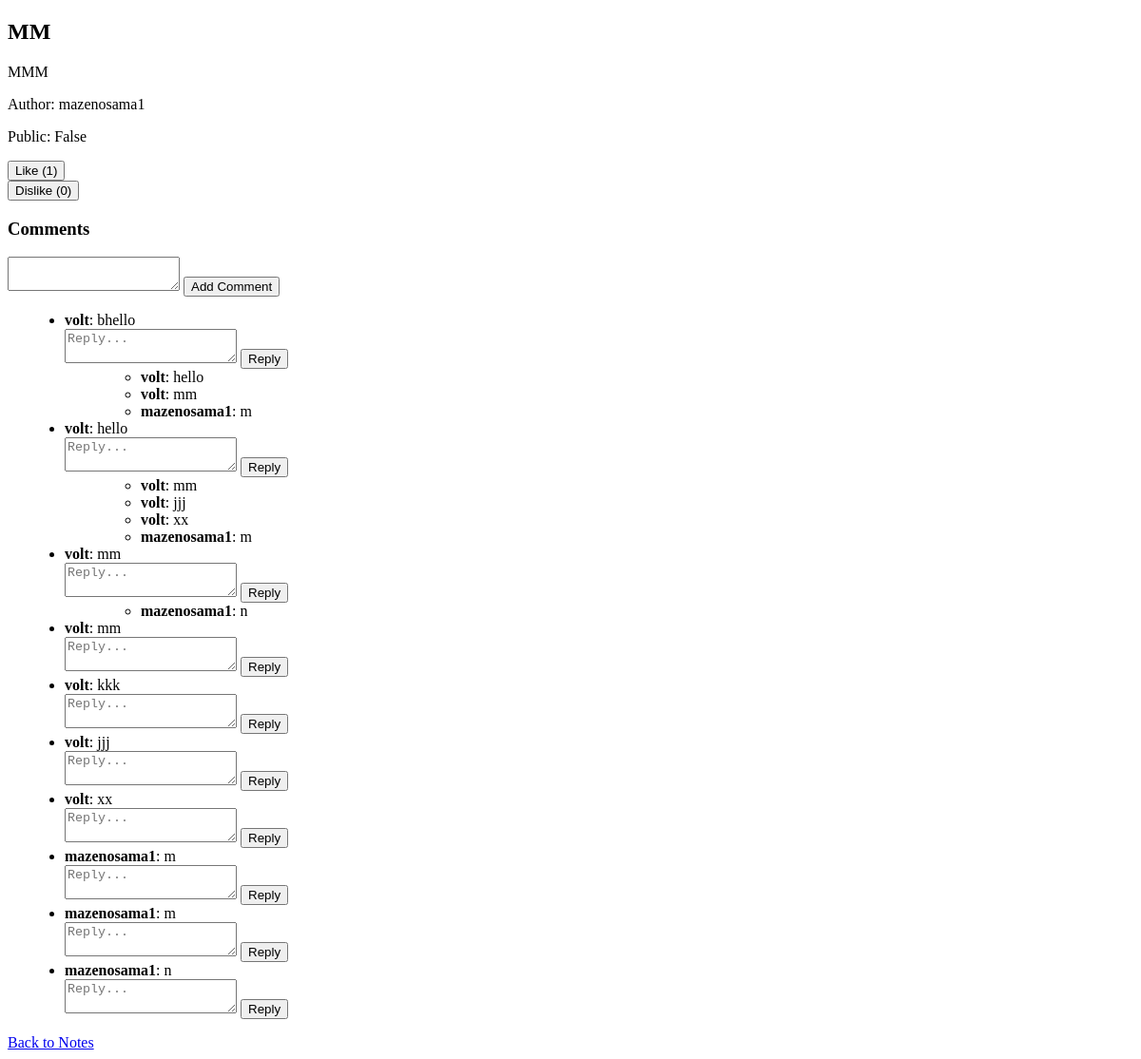
Before: /notes/25/ (signed in) with the older database file.
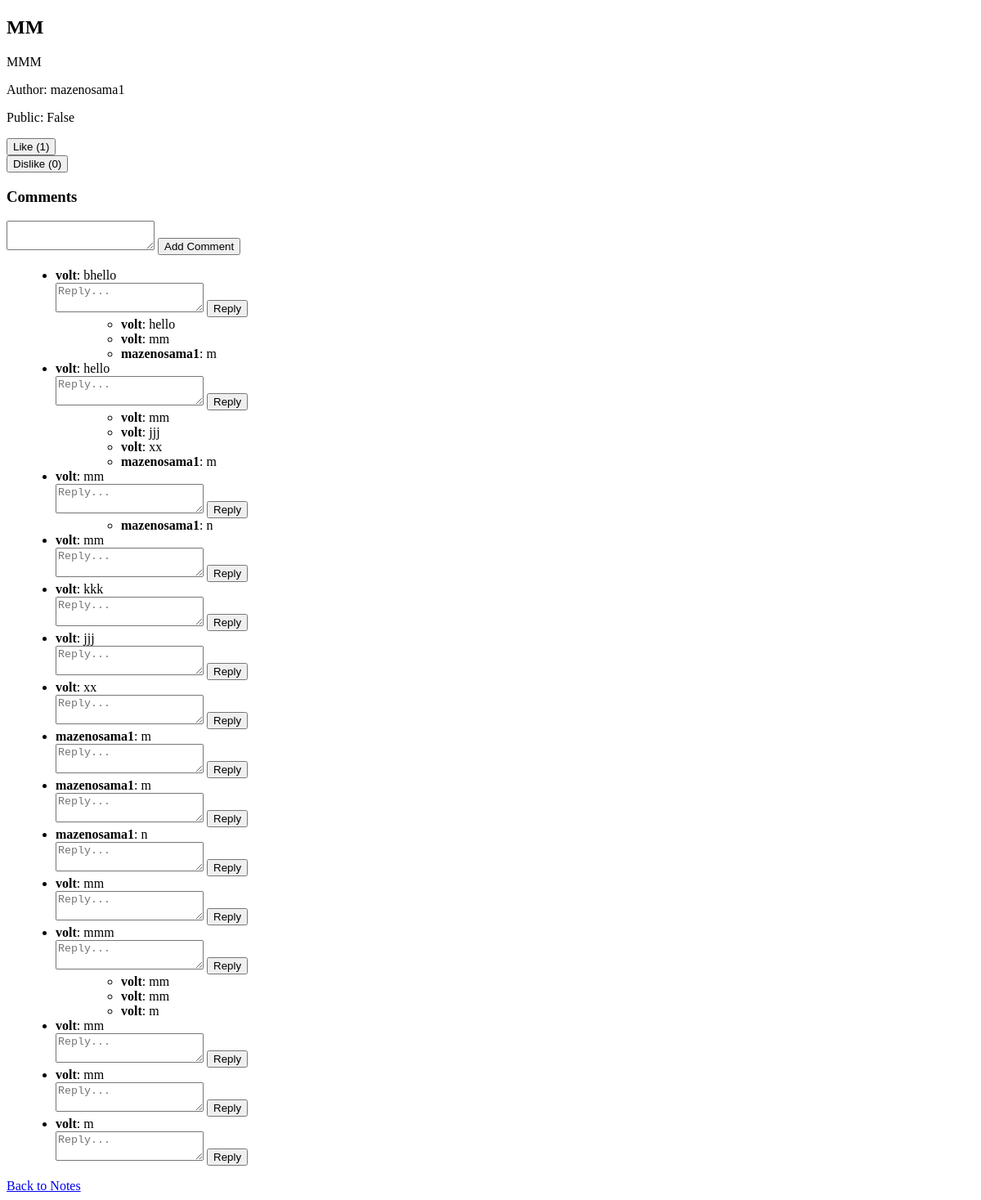
After: the same page with the newer database file.
### notes/models.py (models this page shows, shortened)
class Note(models.Model):
    SUBJECT_CHOICES = [
        ('mathematics', 'Mathematics'),
        ('science', 'Science'),
        ('history', 'History'),
        ('english', 'English'),
        ('computers', 'Computer Science'),
        ('arts', 'Arts'),
    ]
    GRADE_CHOICES =[
        ('first', 'First Grade'),
        ('second', 'Second Grade'),
        ('third', 'Third Grade'),
        ('fourth', 'Fourth Grade'),
        ('fifth', 'Fifth Grade'),
        ('sixth', 'Sixth Grade'),
        ('seventh', 'Seventh Grade'),
        ('eighth', 'Eighth Grade'),
        ('ninth', 'Ninth Grade'),
        ('tenth', 'Tenth Grade'),
        ('eleventh', 'Eleventh Grade'),
        ('twelfth', 'Twelfth Grade'),
    ]
    author = models.ForeignKey(settings.AUTH_USER_MODEL, on_delete=models.CASCADE, editable=False)
    title = models.CharField(max_length=255)
    content = models.TextField(blank=True, null=True)
    file = models.FileField(upload_to='notes/', blank=True, null=True)
    created_at = models.DateTimeField(auto_now_add=True)
    updated_at = models.DateTimeField(auto_now=True)
    is_public = models.BooleanField(default=False)
    grade_level = models.CharField(max_length=50,choices=GRADE_CHOICES, default='Grade 1')
    subject = models.CharField(max_length=50, choices=SUBJECT_CHOICES, default='math')
    show_on_profile = models.BooleanField(default=False)

class Comment(models.Model):
    user = models.ForeignKey(settings.AUTH_USER_MODEL, on_delete=models.CASCADE)
    note = models.ForeignKey(Note, on_delete=models.CASCADE, related_name='comments', null=True, blank=True)
    parent = models.ForeignKey('self', on_delete=models.CASCADE, related_name='replies', null=True, blank=True)  # ✅ Allows replies
    content = models.TextField()
    created_at = models.DateTimeField(auto_now_add=True)

### users/models.py (models this page shows, shortened)
class CustomUser(AbstractUser):
    ROLE_CHOICES = [
        ('student', 'Student'),
        ('teacher', 'Teacher'),
    ]
    SUBJECT_CATEGORIES = [
        ('math', 'Mathematics'),
        ('science', 'Science'),
        ('history', 'History'),
        ('english', 'English'),
        ('computers', 'Computer Science'),
        ('arts', 'Arts'),
    ]
    GRADE_LEVELS = [
        ('first', 'First Grade'),
        ('second', 'Second Grade'),
        ('third', 'Third Grade'),
        ('fourth', 'Fourth Grade'),
        ('fifth', 'Fifth Grade'),
        ('sixth', 'Sixth Grade'),
        ('seventh', 'Seventh Grade'),
        ('eighth', 'Eighth Grade'),
        ('ninth', 'Ninth Grade'),
        ('tenth', 'Tenth Grade'),
        ('eleventh', 'Eleventh Grade'),
        ('twelfth', 'Twelfth Grade'),
    ]
    subject_category = models.CharField(max_length=20, choices=SUBJECT_CATEGORIES, blank=True, null=True)
    role = models.CharField(max_length=10, choices=ROLE_CHOICES, default='student')
    grade_level = models.CharField(max_length=20, choices=GRADE_LEVELS, blank=True, null=True)
    email = models.EmailField(unique=True)
    bio = models.TextField(blank=True, null=True)
    profile_picture = models.ImageField(upload_to='profile_pictures/', blank=True, null=True)

### notes/views.py (the view)
# urls.py: path('<int:note_id>/', views.note_detail, name='note_detail'),
@login_required
def note_detail(request, note_id):
    note = get_object_or_404(Note, id=note_id)
    return render(request, 'notes/note_detail.html', {'note': note})

### notes/templates/notes/note_detail.html (shortened to what this page needs)
<!DOCTYPE html>
<html lang="en">
<head>
</head>
<body>
    <h2>{{ note.title }}</h2>
    <p>{{ note.content }}</p>
    <p>Author: {{ note.author.username }}</p>
    <p>Public: {{ note.is_public }}</p>
    <form method="POST" action="{% url 'like_note' note.id %}">
        <button type="submit">Like ({{ note.likes.count }})</button>
    </form>
    <form method="POST" action="{% url 'dislike_note' note.id %}">
        <button type="submit">Dislike ({{ note.dislikes.count }})</button>
    </form>
    <h3>Comments</h3>
    <form method="POST" action="{% url 'add_comment' note.id %}">
        <textarea name="content" required></textarea>
        <button type="submit">Add Comment</button>
    </form>
    <ul>
        {% for comment in note.comments.all %}
            <li class="comment">
                <strong>{{ comment.user.username }}</strong>: {{ comment.content }}
                <form method="POST" action="{% url 'add_comment' note.id %}">
                    <textarea name="content" placeholder="Reply..." required></textarea>
                    <button type="submit">Reply</button>
                </form>
                {% for reply in comment.replies.all %}
                    <ul class="reply">
                        <li><strong>{{ reply.user.username }}</strong>: {{ reply.content }}</li>
                    </ul>
                {% endfor %}
            </li>
        {% empty %}
            <p>No comments yet.</p>
        {% endfor %}
    </ul>
    <a href="{% url 'notes_list' %}">Back to Notes</a>
</body>
</html>

### notes/templates/notes/note_detail.html (style rules this page uses)
.comment { margin-left: 20px; }
.reply { margin-left: 40px; }

Changed rows visible on the page:
added Comment: user.username "volt", content "mm", shown under "Comments"
added Comment: user.username "volt", content "mmm", shown under "Comments"
added Comment: user.username "volt", content "mm"
added Comment: user.username "volt", content "mm"
added Comment: user.username "volt", content "m"
